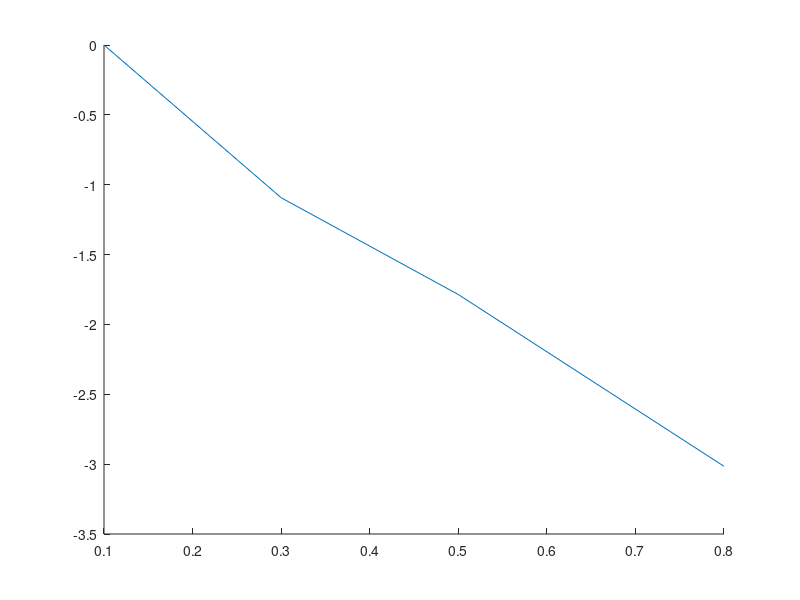

Write MATLAB code to recreate this figure. (Note: this script raises an error after producing the figure.)
clc
clear
close all

% units
% rho_al, rho_pb = g/cm^3
% t_al, t_pb = s
% tau_0 = mu s
% x_al, x_pb = mm
% n_mess_al, n_korr_al, n1, n_mess_pb, n_korr_pb = 1/s
% d_betamax = mm
% n_gamma_max, n_ges, n_beta_max = 1/s
% mu_al, mu_pb = 1/cm
% mu_rho = cm^2/g
% d_half_pb = mm

% pre allocation
data = struct;

% pre definition
x_al = [0.1, 0.3, 0.5, 0.8, 1.0, 2.0, 3.0, 4.0, 8.0, 16.0]; % in mm
x_pb = [1.0, 2.0, 3.0, 4.0, 6.0, 8.0, 10.0, 15.0, 20.0, 30.0];  % in mm
t_al = ones(size(x_al));
t_pb = ones(size(x_pb));
t_al(:) = 60;    % in s
t_pb(:) = 120;  % in s
tau_0 = 230;    % in µs
y = log(1/50);
rho_al = 2.7;   % in g/cm^3
rho_pb = 11.34; % in g/cm^3

% insert their values here
N_al = [9777, 3361, 1692, 497, 407, 402, 381, 369, 354, 293];
N_pb = [760, 659, 617, 591, 514, 417, 371, 240, 190, 101];

% 1a) n_mess & n_korr Aluminium
n_mess_al = zeros(size(N_al));
n_korr_al = zeros(size(N_al));
for N = 1:size(N_al, 2)
    n_mess_al(N) = N_al(N) / t_al(N);
    n_korr_al(N) = (N_al(N) / t_al(N)) / (1 - ((N_al(N) / t_al(N)) * tau_0 * 10^(-6)));
end

% ln(n_i/n_1) Aluminium
ln_nin1_al = zeros(size(N_al));
for N = 1:size(N_al, 2)
    ln_nin1_al(N) = log(n_korr_al(N) / n_korr_al(1));
end

n1 = n_korr_al(1);

% 1b) plot 
fig_al = figure(1);
hold on


% Regressionsgerade
x1 = x_al(1:4);
x2 = x_al(5:end);
y1 = ln_nin1_al(1:4);
y2 = ln_nin1_al(5:end);

p1 = polyfit(x1, y1, 1);
f1 = polyval(p1, x1);
p2 = polyfit(x2, y2, 1);
f2 = polyval(p2, x2);


al_1 = plot(x1, y1);
al_1.Marker = "o";
al_1.MarkerEdgeColor = "blue";
al_1.MarkerFaceColor = "blue";
al_1.LineStyle = "none";
al_1_reg = plot(x1, f1);
al_1_reg.Color = "blue";
al_2 = plot(x2, y2);
al_2.Marker = "o";
al_2.MarkerEdgeColor = "red";
al_2.MarkerFaceColor = "red";
al_2.LineStyle = "none";
al_2_reg = plot(x2, f2);
al_2_reg.Color = "red";

xlabel("x [mm]")
ylabel("ln(ni/n1)")
hold off

m1 = p1(1);     % in 1/mm
y0_1 = p1(2);
m2 = p2(1);     % in 1/mm
y0_2 = p2(2);

% 1c) Interpolation to find d_beta,max
d_betamax = (y - y0_1) / m1;

% 1d) mu/rho
mu_al = -m2 * 10;   % in 1/cm
mu_rho = mu_al/rho_al;  % in cm^2/g

% 2 Nachweiswahrscheinlichkeit
n_gamma_max = exp(y0_2) * n1;
n_ges = exp(y0_1) * n1;
n_beta_max = n_ges - n_gamma_max;

p_nachweis = n_gamma_max / n_beta_max;

data.x_al = x_al;
data.t_al = t_al;
data.N_al = N_al;
data.n_mess_al = n_mess_al;
data.n_korr_al = n_korr_al;
data.ln_nin1_al = ln_nin1_al;
data.n1_al = n1;
data.reg1_al = [m1, y0_1];
data.reg2_al = [m2, y0_2];
data.n_gamma_max_al = n_gamma_max;
data.n_beta_max_al = n_beta_max;
data.d_betamax_al = d_betamax;
data.Massenschwaechungskoeffizient_al = mu_rho;
data.Schwaechungskoeffizient_al = mu_al;
data.p_nachweis = p_nachweis;
data.tau_0 = tau_0;

% 3) Pb
% 3a) 
y = log(1/2);

n_mess_pb = zeros(size(N_pb));
n_korr_pb = zeros(size(N_pb));
for N = 1:size(N_pb, 2)
    n_mess_pb(N) = N_pb(N) / t_pb(N);
    n_korr_pb(N) = (N_pb(N) / t_pb(N)) / (1 - ((N_pb(N) / t_pb(N)) * tau_0 * 10^(-6)));
end

% ln(n_i/n_1) Aluminium
ln_nin1_pb = zeros(size(N_pb));
for N = 1:size(N_pb, 2)
    ln_nin1_pb(N) = log(n_mess_pb(N) / n_mess_pb(1));
end

n1 = n_mess_pb(1);

% plot 
fig_pb = figure(2);
hold on

p_pb = polyfit(x_pb, ln_nin1_pb, 1);
f_pb = polyval(p_pb, x_pb);


% Regressionsgerade
pb_plot = plot(x_pb, ln_nin1_pb);
pb_plot.Marker = "o";
pb_plot.MarkerEdgeColor = "blue";
pb_plot.MarkerFaceColor = "blue";
pb_plot.LineStyle = "none";

pb_plot_reg = plot(x_pb, f_pb);
pb_plot_reg.Color = "blue";

xlabel("x [mm]")
ylabel("ln(ni/n1)")

m1 = p_pb(1);     % in 1/mm
y0_1 = p_pb(2);

% 3 b) Halbwertsdicke
d_half_pb = (y - y0_1) / m1;

% 3c) Schwächungskoeffizient
mu_pb = -m1 * 10;     % in 1/cm
mu_rho = mu_pb/rho_pb;  % in cm^2/g

data.x_pb = x_pb;
data.t_pb = t_pb;
data.N_pb = N_pb;
data.n_mess_pb = n_mess_pb;
data.n_korr_pb = n_korr_pb;
data.ln_nin1_pb = ln_nin1_pb;
data.n1_pb = n1;
data.reg1_pb = [m1, y0_1];
data.d_half_pb = d_half_pb;
data.Massenschwaechungskoeffizient_pb = mu_rho;
data.Schwaechungskoeffizient_pb = mu_pb;


to_save = true;
if to_save
    prompt = ("Insert Filename: ");
    savename = input(prompt);
    save(strcat(char('G:\Meine Ablage\Master\Physik\Abgegebene Protokolle\Blockpraktikum SoSe 25\'), ...
                        char(savename), '.mat'), '-struct', 'data')
end